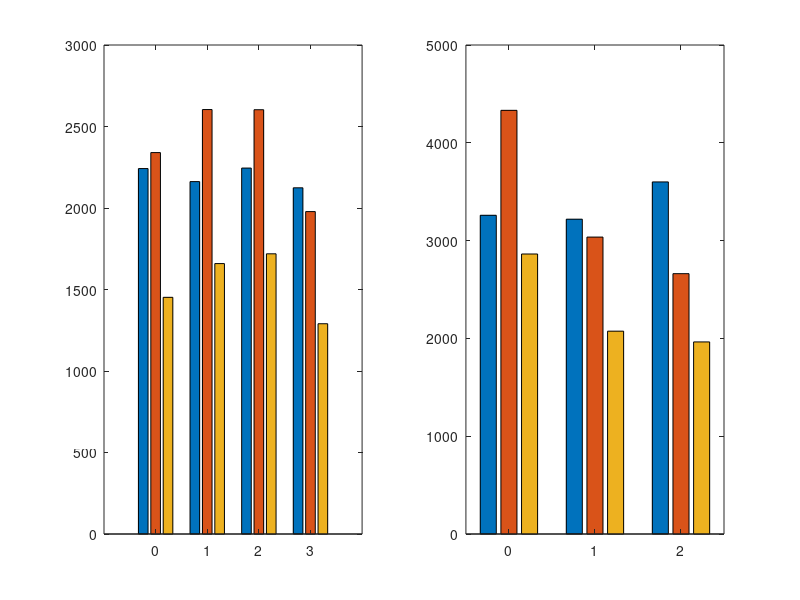

This figure's MATLAB source:

subplot(1,2,1);
mat1 = zeros(4, 4);
data = importdata('old_reward_results_i.txt');
for i = 1:size(data,1)
    mat1(data(i,1)+1, data(i,2)+1) = mat1(data(i,1)+1, data(i,2)+1) + 1;
end
mat1

mat2 = zeros(4, 4);
data = importdata('new_reward_results_i.txt');
for i = 1:size(data,1)
    mat2(data(i,1)+1, data(i,2)+1) = mat2(data(i,1)+1, data(i,2)+1) + 1;
end
mat2

mat3 = zeros(4, 4);
data = importdata('new_cautious_i.txt');
for i = 1:size(data,1)
    mat3(data(i,1)+1, data(i,2)+1) = mat3(data(i,1)+1, data(i,2)+1) + 1;
end
mat3

bar([0,1,2,3], [sum(mat1(1,:))-mat1(1,1), ...
                sum(mat1(2,:))-mat1(2,2), ...
                sum(mat1(3,:))-mat1(3,3), ...
                sum(mat1(4,:))-mat1(4,4); ...
                sum(mat2(1,:))-mat2(1,1), ...
                sum(mat2(2,:))-mat2(2,2), ...
                sum(mat2(3,:))-mat2(3,3), ...
                sum(mat2(4,:))-mat2(4,4); ...
                sum(mat3(1,:))-mat3(1,1), ...
                sum(mat3(2,:))-mat3(2,2), ...
                sum(mat3(3,:))-mat3(3,3), ...
                sum(mat3(4,:))-mat3(4,4)]')

subplot(1,2,2);

mat1 = zeros(3, 3);
data = importdata('old_reward_results_r.txt');
for i = 1:size(data,1)
    mat1(data(i,1)+1, data(i,2)+1) = mat1(data(i,1)+1, data(i,2)+1) + 1;
end
mat1

mat2 = zeros(3, 3);
data = importdata('new_reward_results_r.txt');
for i = 1:size(data,1)
    mat2(data(i,1)+1, data(i,2)+1) = mat2(data(i,1)+1, data(i,2)+1) + 1;
end
mat2

mat3 = zeros(3, 3);
data = importdata('new_cautious_r.txt');
for i = 1:size(data,1)
    mat3(data(i,1)+1, data(i,2)+1) = mat3(data(i,1)+1, data(i,2)+1) + 1;
end
mat3


bar([0,1,2], [sum(mat1(1,:))-mat1(1,1), ...
                sum(mat1(2,:))-mat1(2,2), ...
                sum(mat1(3,:))-mat1(3,3); ...
                sum(mat2(1,:))-mat2(1,1), ...
                sum(mat2(2,:))-mat2(2,2), ...
                sum(mat2(3,:))-mat2(3,3); ...
                sum(mat3(1,:))-mat3(1,1), ...
                sum(mat3(2,:))-mat3(2,2), ...
                sum(mat3(3,:))-mat3(3,3)]')

